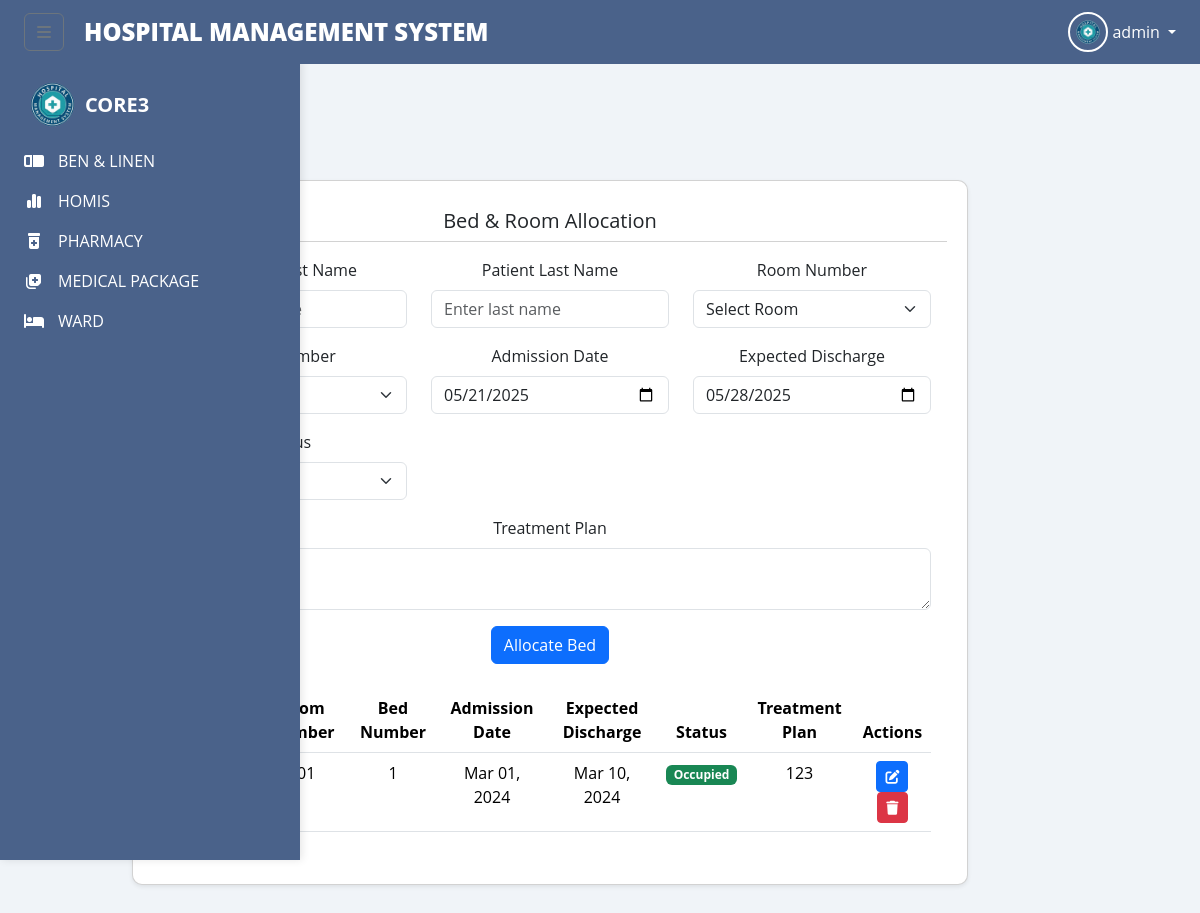
Page /bed_room_allocation.php (signed in) on the committed database.
### tables this page shows
CREATE TABLE `bed_allocations` (
  `allocation_id` int(11) NOT NULL,
  `room_number` varchar(10) NOT NULL,
  `bed_number` varchar(10) NOT NULL,
  `patient_id` int(11) NOT NULL,
  `admission_date` date NOT NULL,
  `expected_discharge` date NOT NULL,
  `status` enum('occupied','discharged','transferred') NOT NULL DEFAULT 'occupied',
  `treatment_plan` text DEFAULT NULL,
  `created_by` int(11) NOT NULL,
  `created_at` timestamp NOT NULL DEFAULT current_timestamp()
);

### bed_room_allocation.php (the view, shortened to what this page needs)
<?php
include 'config.php';
try {
    $conn->query("ALTER TABLE bed_allocations ADD COLUMN treatment_plan TEXT NULL AFTER status");
} catch (mysqli_sql_exception $e) {}
try {
    $conn->query("ALTER TABLE bed_allocations DROP COLUMN notes");
} catch (mysqli_sql_exception $e) {}
try {
    $conn->query("ALTER TABLE bed_allocations ADD COLUMN created_by INT(11) NOT NULL AFTER treatment_plan");
} catch (mysqli_sql_exception $e) {
}
$allocations = [];
$query = "
    SELECT ba.*, CONCAT(p.first_name, ' ', p.last_name) as patient_name
    FROM bed_allocations ba
    LEFT JOIN patients p ON ba.patient_id = p.patient_id
    ORDER BY ba.created_at DESC
";
$result = $conn->query($query);
if ($result) {
    while ($row = $result->fetch_assoc()) {
        $allocations[] = $row;
    }
}
?>
<!DOCTYPE html>
<html lang="en">
<head>
    <link href="https://cdn.jsdelivr.net/npm/bootstrap@5.3.3/dist/css/bootstrap.min.css" rel="stylesheet">
    <link rel="stylesheet" href="https://cdnjs.cloudflare.com/ajax/libs/font-awesome/6.5.2/css/all.min.css">
    <link href='https://unpkg.com/boxicons@2.1.4/css/boxicons.min.css' rel='stylesheet'>
    <link rel="stylesheet" href="../components/tm.css">
</head>
<body>
    <?php include_once 'index.php'; ?>
    <div class="main-content">
        <div class="container-fluid">
            <div class="row">
                <div class="col-12">
                    <div class="card shadow-sm">
                        <div class="card-header bg-white">
                            <h5 class="mb-0">Bed & Room Allocation</h5>
                        </div>
                        <div class="card-body">
                            <form method="POST" class="mb-4">
                                <div class="row">
                                    <div class="col-md-4 mb-3">
                                        <label class="form-label">Patient First Name</label>
                                    </div>
                                    <div class="col-md-4 mb-3">
                                        <label class="form-label">Patient Last Name</label>
                                        <input type="text" name="last_name" class="form-control" required placeholder="Enter last name">
                                    </div>
                                    <div class="col-md-4 mb-3">
                                        <label class="form-label">Room Number</label>
                                        <select name="room_number" class="form-select" required>
                                            <option value="">Select Room</option>
                                        </select>
                                    </div>
                                </div>
                                <div class="row">
                                    <div class="col-md-4 mb-3">
                                        <label class="form-label">Bed Number</label>
                                    </div>
                                    <div class="col-md-4 mb-3">
                                        <label class="form-label">Admission Date</label>
                                        <input type="date" name="admission_date" class="form-control" value="<?php echo date('Y-m-d'); ?>" required>
                                    </div>
                                    <div class="col-md-4 mb-3">
                                        <label class="form-label">Expected Discharge</label>
                                        <input type="date" name="expected_discharge" class="form-control" value="<?php echo date('Y-m-d', strtotime('+7 days')); ?>" required>
                                    </div>
                                </div>
                                <div class="row">
                                    <div class="col-md-4 mb-3">
                                        <label class="form-label">Status</label>
                                    </div>
                                </div>
                                <div class="mb-3">
                                    <label class="form-label">Treatment Plan</label>
                                    <textarea name="treatment_plan" class="form-control" rows="2"></textarea>
                                </div>
                                <button type="submit" class="btn btn-primary">Allocate Bed</button>
                            </form>
                            <div class="table-responsive">
                                <table class="table table-hover">
                                    <thead>
                                        <tr>
                                            <th>Patient Name</th>
                                            <th>Room Number</th>
                                            <th>Bed Number</th>
                                            <th>Admission Date</th>
                                            <th>Expected Discharge</th>
                                            <th>Status</th>
                                            <th>Treatment Plan</th>
                                            <th>Actions</th>
                                        </tr>
                                    </thead>
                                    <tbody>
                                        <?php if (count($allocations) > 0): ?>
                                            <?php foreach ($allocations as $allocation): ?>
                                                <tr>
                                                    <td>
                                                    </td>
                                                    <td><?php echo htmlspecialchars($allocation['room_number']); ?></td>
                                                    <td><?php echo htmlspecialchars($allocation['bed_number']); ?></td>
                                                    <td><?php echo date('M d, Y', strtotime($allocation['admission_date'])); ?></td>
                                                    <td><?php echo date('M d, Y', strtotime($allocation['expected_discharge'])); ?></td>
                                                    <td>
                                                        <?php
                                                            $status = strtolower(trim($allocation['status']));
                                                            if ($status === 'occupied') {
                                                                echo '<span class="badge bg-success">Occupied</span>';
                                                            } elseif ($status === 'reserved') {
                                                                echo '<span class="badge" style="background-color: #ffc107; color: #212529;">Reserved</span>';
                                                            } elseif ($status === 'maintenance') {
                                                                echo '<span class="badge" style="background-color: #6c757d; color: #fff;">Under Maintenance</span>';
                                                            } else {
                                                                echo '<span class="badge bg-secondary">' . htmlspecialchars($allocation['status']) . '</span>';
                                                            }
                                                        ?>
                                                    </td>
                                                    <td><?php echo htmlspecialchars($allocation['treatment_plan']); ?></td>
                                                    <td>
                                                        <button class="btn btn-sm btn-primary"
                                                                onclick="editAllocation(<?php echo $allocation['allocation_id']; ?>,
                                                                '<?php echo $allocation['room_number']; ?>',
                                                                '<?php echo $allocation['bed_number']; ?>',
                                                                '<?php echo $allocation['expected_discharge']; ?>',
                                                                '<?php echo $allocation['status']; ?>',
                                                                '<?php echo addslashes($allocation['treatment_plan'] ?? ''); ?>')">
                                                            <i class="fas fa-edit"></i>
                                                        </button>
                                                        <a href="?delete=<?php echo $allocation['allocation_id']; ?>"
                                                           class="btn btn-sm btn-danger"
                                                           onclick="return confirm('Are you sure you want to delete this allocation?')">
                                                            <i class="fas fa-trash"></i>
                                                        </a>
                                                    </td>
                                                </tr>
                                            <?php endforeach; ?>
                                        <?php else: ?>
                                            <tr>
                                                <td colspan="7" class="text-center">No allocations found</td>
                                            </tr>
                                        <?php endif; ?>
                                    </tbody>
                                </table>
                            </div>
                        </div>
                    </div>
                </div>
            </div>
        </div>
    </div>
</body>
</html>

### bed_room_allocation.php (style rules this page uses)
.main-content { margin-left: 300px; transition: margin-left 0.3s; padding: 20px; width: calc(100% - 300px); }
.container-fluid { padding: 0; margin: 0; width: 100%; }
.card { margin-bottom: 20px; }

### index.php (style rules this page uses)
body { font-family: 'Open Sans', sans-serif; background-color: #F0F4F8; }
.main-content { margin-left: 0; transition: margin-left 0.3s; padding-top: 64px; }
#sidebar:not(.collapsed) ~ .main-content { margin-left: 100px; }
.card { background-color: #fff; border-radius: 10px; box-shadow: 0 6px 12px rgba(0,0,0,0.08); padding: 20px; flex: 1 1 250px; text-align: center; transition: transform 0.3s, box-shadow 0.3s; }

### rows in the picture
bed_allocations: room_number "101", bed_number "1", admission_date "Mar 01, 2024", expected_discharge "Mar 10, 2024", status "Occupied", treatment_plan "123"

### other values in the picture
$_SESSION['account_type'] "admin"
